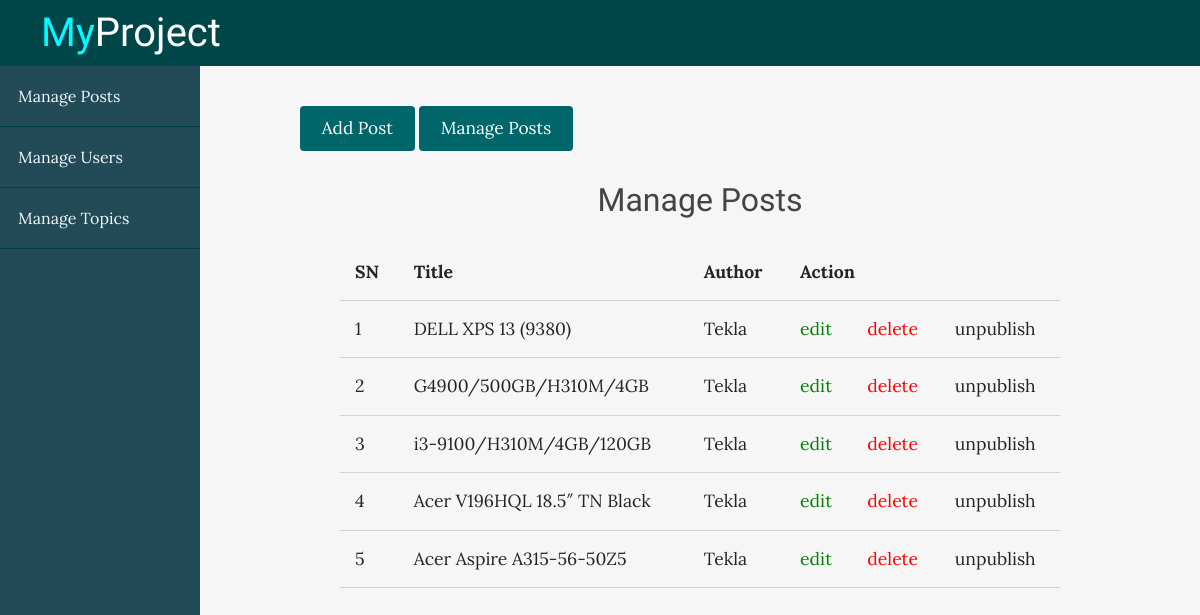
Screenshot of /project/admin/posts/index.php with the database file from the repository.
### tables this page shows
CREATE TABLE `posts` (
  `id` int(11) NOT NULL,
  `user_id` int(11) NOT NULL,
  `topic_id` int(11) DEFAULT NULL,
  `title` varchar(255) NOT NULL,
  `image` varchar(255) NOT NULL,
  `body` text NOT NULL,
  `price` int(11) NOT NULL,
  `published` tinyint(4) NOT NULL,
  `created_at` datetime NOT NULL DEFAULT current_timestamp()
);

### project/app/database/db.php (called while the page is built, shortened)
<?php
    require('connect.php');
    function selectAll($table, $conditions = []){
        global $conn;
        $sql = "SELECT * FROM $table";
        if(empty($conditions)){
            $stmt = $conn->prepare($sql);
            $stmt->execute();
            $records = $stmt->get_result()->fetch_all(MYSQLI_ASSOC);
            return $records;
        }
    }
?>

### project/app/controllers/posts.php (called while the page is built, shortened)
<?php
include(ROOT_PATH . "/app/database/db.php");
$table = 'posts';
$posts = selectAll($table);

### project/admin/posts/index.php (the view, shortened to what this page needs)
<?php include(ROOT_PATH . "/app/controllers/posts.php"); ?>
<!DOCTYPE html>
<html lang="en">
<head>
    <link rel="stylesheet" href="https://maxcdn.bootstrapcdn.com/bootstrap/4.3.1/css/bootstrap.min.css">
    <link rel="stylesheet" href="https://use.fontawesome.com/releases/v5.6.3/css/all.css">
    <link rel="stylesheet" href="../../assets/css/style.css">
    <link rel="stylesheet" href="../../assets/css/admin.css">
</head>
<body>
    <?php include(ROOT_PATH . "/app/includes/adminHeader.php"); ?>
    <div class="admin-wrapper">
        <?php include(ROOT_PATH . "/app/includes/adminSidebar.php"); ?>
        <div class="admin-content">
            <div class="button-group">
                <a href="create.php" class="btn btn-big">Add Post</a>
                <a href="index.php" class="btn btn-big">Manage Posts</a>
            </div>
            <div class="content">
                <h2 class="page-title">Manage Posts</h2>
                <table>
                    <thead>
                        <th>SN</th>
                        <th>Title</th>
                        <th>Author</th>
                        <th colspan="3">Action</th>
                    </thead>
                    <tbody>
                        <?php foreach ($posts as $key =>$post): ?>
                        <tr>
                            <td><?php echo $key +1; ?></td>
                            <td><?php echo $post['title']; ?></td>
                            <td>Tekla</td>
                            <td><a href="edit.php?id=<?php echo $post['id']; ?>" class="edit">edit</a></td>
                            <td><a href="edit.php?delete_id=<?php echo $post['id']; ?>" class="delete">delete</a></td>
                            <?php if ($post['published']): ?>
                                <td><a href="edit.php?published=0&p_id=<?php echo$post['id'] ?>" class="unpublish">unpublish</a></td>
                            <?php else: ?>
                                <td><a href="edit.php?published=1&p_id=<?php echo$post['id'] ?>" class="publish">publish</a></td>
                            <?php endif; ?>
                        </tr>
                        <?php endforeach; ?>
                    </tbody>
                </table>
            </div>
        </div>
    </div>
</body>
</html>

### project/assets/css/style.css (style rules this page uses)
* { box-sizing: border-box; }
html, body { height: 100%; padding: 0; margin: 0; background: #f6f6f6; font-family: 'Lora', serif; }
h1, h2, h3, h4, h5, h6 { font-family: 'Candal', serif; color: #444; margin: 5px; }
a { text-decoration: none; color: inherit; }
.btn { padding: 0.5rem 1rem; background: #006669; color: white; border: 1px solid transparent; font-size: 1.08em; font-family: 'Lora', serif; }
.btn-big { padding: 0.7rem 1.3rem; line-height: 1.3rem; }
.content { width: 90%; margin: 30px auto 30px; }

### project/assets/css/admin.css (style rules this page uses)
.admin-wrapper { display: flex; height: calc(100% - 66px); }
.admin-wrapper .admin-content { flex: 8; height: 100%; padding: 40px 100px 100px; overflow-y: scroll; }
.admin-content .page-title { text-align: center; margin-bottom: 1.5rem; }
table { width: 100%; border-collapse: collapse; font-size: 1.1rem; }
th, td { padding: 15px; text-align: left; border-bottom: 1px solid #d3d3d3; }
.edit { color: green !important; }
.delete { color: red !important; }

### rows the page displays
posts: title "DELL XPS 13 (9380)"
posts: title "G4900/500GB/H310M/4GB"
posts: title "i3-9100/H310M/4GB/120GB"
posts: title "Acer V196HQL 18.5″ TN Black"
posts: title "Acer Aspire A315-56-50Z5"
